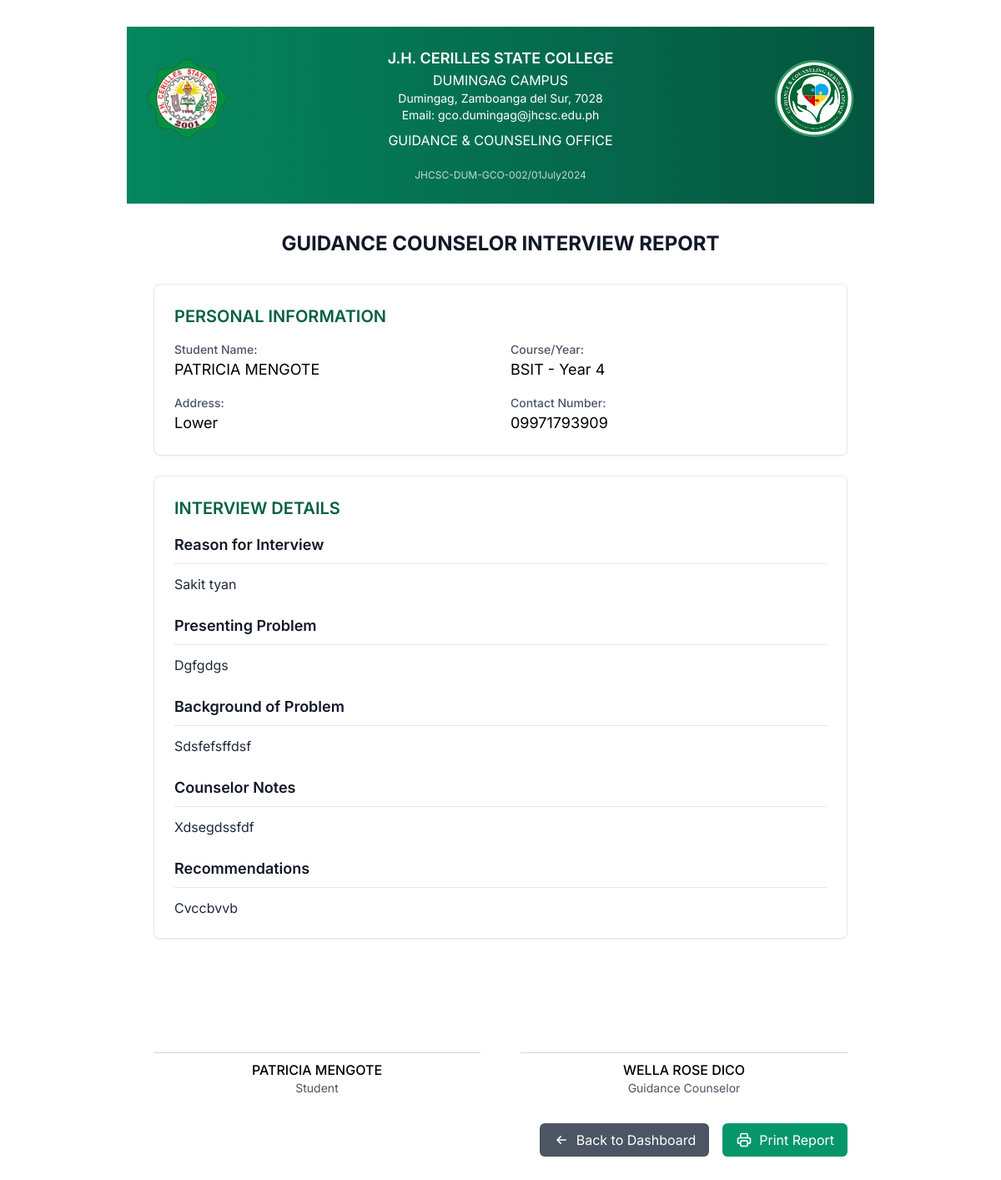
The page /counselor/interview/19/print/ (signed in) on the database its author committed.
### core/models.py (models this page shows, shortened)
class Interview(models.Model):
    session = models.OneToOneField(GuidanceSession, on_delete=models.CASCADE, related_name='interview')
    student = models.ForeignKey(Student, on_delete=models.CASCADE, related_name='interview_forms')
    counselor = models.ForeignKey(Counselor, on_delete=models.CASCADE, related_name='conducted_interviews')
    date = models.DateField(auto_now_add=True)
    address = models.CharField(max_length=255)
    contact_number = models.CharField(max_length=20)
    birth_date = models.DateField()
    birth_place = models.CharField(max_length=255)
    age = models.IntegerField()
    civil_status = models.CharField(max_length=50)
    religion = models.CharField(max_length=100)
    father_name = models.CharField(max_length=255, blank=True, null=True)
    father_occupation = models.CharField(max_length=255, blank=True, null=True)
    father_education = models.CharField(max_length=255, blank=True, null=True)
    mother_name = models.CharField(max_length=255, blank=True, null=True)
    mother_occupation = models.CharField(max_length=255, blank=True, null=True)
    mother_education = models.CharField(max_length=255, blank=True, null=True)
    parents_marital_status = models.CharField(max_length=100)
    elementary_school = models.CharField(max_length=255)
    elementary_year_graduated = models.CharField(max_length=50)
    high_school = models.CharField(max_length=255)
    high_school_year_graduated = models.CharField(max_length=50)
    college_school = models.CharField(max_length=255, blank=True, null=True)
    college_course = models.CharField(max_length=255, blank=True, null=True)
    reason_for_interview = models.TextField()
    presenting_problem = models.TextField()
    background_of_problem = models.TextField()
    counselor_notes = models.TextField(blank=True, null=True)
    recommendations = models.TextField(blank=True, null=True)
    follow_up_needed = models.BooleanField(default=False)
    class Meta:
        ordering = ['-date']

class Student(models.Model):
    GENDER_CHOICES = [
        ('M', 'Male'),
        ('F', 'Female'),
        ('O', 'Other')
    ]
    YEAR_LEVEL_CHOICES = [
        ('1', 'First Year'),
        ('2', 'Second Year'),
        ('3', 'Third Year'),
        ('4', 'Fourth Year')
    ]
    CIVIL_STATUS_CHOICES = [
        ('Single', 'Single'),
        ('Married', 'Married'),
        ('Divorced', 'Divorced'),
        ('Widowed', 'Widowed')
    ]
    PARENTS_MARITAL_STATUS_CHOICES = [
        ('Married', 'Married'),
        ('Separated', 'Separated'),
        ('Divorced', 'Divorced'),
        ('Widowed', 'Widowed')
    ]
    user = models.OneToOneField(User, on_delete=models.CASCADE, related_name='student_profile')
    course = models.CharField(max_length=100)
    year = models.CharField(max_length=1, choices=YEAR_LEVEL_CHOICES)
    gender = models.CharField(max_length=1, choices=GENDER_CHOICES)
    contact_number = models.CharField(max_length=15, blank=True, null=True)
    address = models.CharField(max_length=255, blank=True, null=True)
    birth_date = models.DateField(null=True, blank=True)
    birth_place = models.CharField(max_length=255, blank=True, null=True)
    civil_status = models.CharField(max_length=20, choices=CIVIL_STATUS_CHOICES, default='Single')
    religion = models.CharField(max_length=100, blank=True, null=True)
    father_name = models.CharField(max_length=255, blank=True, null=True)
    father_occupation = models.CharField(max_length=255, blank=True, null=True)
    father_education = models.CharField(max_length=255, blank=True, null=True)
    mother_name = models.CharField(max_length=255, blank=True, null=True)
    mother_occupation = models.CharField(max_length=255, blank=True, null=True)
    mother_education = models.CharField(max_length=255, blank=True, null=True)
    parents_marital_status = models.CharField(max_length=20, choices=PARENTS_MARITAL_STATUS_CHOICES, blank=True, null=True)
    elementary_school = models.CharField(max_length=255, blank=True, null=True)
    elementary_year_graduated = models.CharField(max_length=4, blank=True, null=True)
    high_school = models.CharField(max_length=255, blank=True, null=True)
    high_school_year_graduated = models.CharField(max_length=4, blank=True, null=True)
    reason_for_referral = models.TextField(blank=True, null=True)

class User(AbstractUser):
    ROLE_CHOICES = [
        ('admin', 'Admin'),
        ('counselor', 'Counselor'),
        ('student', 'Student'),
    ]
    APPROVAL_STATUS_CHOICES = [
        ('pending', 'Pending'),
        ('approved', 'Approved'),
        ('rejected', 'Rejected'),
    ]
    role = models.CharField(max_length=20, choices=ROLE_CHOICES, default='student')
    counselor = models.OneToOneField('Counselor', on_delete=models.CASCADE, null=True, blank=True, related_name='user_profile')
    profile_picture = models.ImageField(upload_to='profile_pictures/', blank=True, null=True)
    approval_status = models.CharField(
        max_length=10,
        choices=APPROVAL_STATUS_CHOICES,
        default='pending'
    )
    is_active = models.BooleanField(
        _('active'),
        default=True,
        help_text=_(
            'Designates whether this user should be treated as active. '
            'Unselect this instead of deleting accounts.'
        ),
    )
    groups = models.ManyToManyField(
        'auth.Group',
        verbose_name=_('groups'),
        blank=True,
        related_name='custom_user_set',
        related_query_name='custom_user'
    )
    user_permissions = models.ManyToManyField(
        'auth.Permission',
        verbose_name=_('user permissions'),
        blank=True,
        related_name='custom_user_set',
        related_query_name='custom_user'
    )

class Counselor(models.Model):
    user = models.OneToOneField(User, on_delete=models.CASCADE, related_name='counselor_profile')
    email = models.EmailField()

### core/views.py (the view)
# urls.py: path('counselor/interview/<int:interview_id>/print/', views.print_interview, name='print_interview'),
@login_required
@user_passes_test(is_counselor)
def print_interview(request, interview_id):
    interview = get_object_or_404(Interview, id=interview_id)
    if request.user.counselor_profile != interview.counselor:
        messages.error(request, "You don't have permission to access this interview.")
        return redirect('counselor_dashboard')
    return render(request, 'counselor/print_interview.html', {
        'interview': interview
    })

### core/templatetags/custom_filters.py (called while the page is built)
@register.filter(name='uppercase_fullname')
def uppercase_fullname(value):
    if value:
        return value.upper()
    return value

### core/views.py (called while the page is built)
def is_counselor(user):
    return user.is_authenticated and user.role == 'counselor'

### templates/counselor/print_interview.html (shortened to what this page needs)
{% extends 'base.html' %}
{% load static %}
{% load custom_filters %}
{% block content %}
    <div class="min-h-screen bg-white py-8 print:py-0">
        <div class="max-w-4xl mx-auto">
            <div class="bg-white">
                <div class="bg-gradient-to-r from-emerald-600 to-emerald-800 text-white p-6 relative overflow-hidden print:bg-emerald-700">
                    <div class="absolute inset-0 bg-black opacity-10 pattern-dots"></div>
                    <div class="relative">
                        <div class="flex items-center justify-between">
                            <div class="w-24">
                                <img src="{% static 'images/jhcsc_logo.png' %}" alt="JHCSC Logo" class="w-full">
                            </div>
                            <div class="text-center flex-1">
                                <h4 class="text-lg font-semibold">J.H. CERILLES STATE COLLEGE</h4>
                                <h5 class="text-md">DUMINGAG CAMPUS</h5>
                                <p class="text-sm">Dumingag, Zamboanga del Sur, 7028</p>
                                <p class="text-sm">Email: gco.dumingag@jhcsc.edu.ph</p>
                                <h5 class="text-md mt-2">GUIDANCE & COUNSELING OFFICE</h5>
                            </div>
                            <div class="w-24">
                                <img src="{% static 'images/counseling_logo.png' %}" alt="Guidance Logo" class="w-full">
                            </div>
                        </div>
                        <div class="text-center mt-4">
                            <span class="text-xs opacity-75">JHCSC-DUM-GCO-002/01July2024</span>
                        </div>
                    </div>
                </div>
                <div class="text-center my-8">
                    <h1 class="text-2xl font-bold text-gray-900">GUIDANCE COUNSELOR INTERVIEW REPORT</h1>
                </div>
                <div class="px-8 space-y-6">
                    <div class="bg-white rounded-lg shadow-sm border border-gray-200 p-6">
                        <h2 class="text-xl font-semibold text-emerald-800 mb-4">PERSONAL INFORMATION</h2>
                        <div class="grid grid-cols-2 gap-6">
                            <div>
                                <p class="text-sm font-medium text-gray-600">Student Name:</p>
                                <p class="text-lg">{{ interview.student.user.get_full_name|uppercase_fullname }}</p>
                            </div>
                            <div>
                                <p class="text-sm font-medium text-gray-600">Course/Year:</p>
                                <p class="text-lg">{{ interview.student.course|upper }} - Year {{ interview.student.year }}</p>
                            </div>
                        </div>
                        <div class="grid grid-cols-2 gap-6 mt-4">
                            <div>
                                <p class="text-sm font-medium text-gray-600">Address:</p>
                                <p class="text-lg">{{ interview.address|capfirst }}</p>
                            </div>
                            <div>
                                <p class="text-sm font-medium text-gray-600">Contact Number:</p>
                                <p class="text-lg">{{ interview.contact_number }}</p>
                            </div>
                        </div>
                    </div>
                    <div class="bg-white rounded-lg shadow-sm border border-gray-200 p-6">
                        <h2 class="text-xl font-semibold text-emerald-800 mb-4">INTERVIEW DETAILS</h2>
                        <div class="space-y-6">
                            <div>
                                <h3 class="text-lg font-semibold text-gray-900 border-b border-gray-200 pb-2">Reason for Interview</h3>
                                <p class="mt-3 text-gray-800 whitespace-pre-wrap">{{ interview.reason_for_interview|capfirst }}</p>
                            </div>
                            <div>
                                <h3 class="text-lg font-semibold text-gray-900 border-b border-gray-200 pb-2">Presenting Problem</h3>
                                <p class="mt-3 text-gray-800 whitespace-pre-wrap">{{ interview.presenting_problem|capfirst }}</p>
                            </div>
                            <div>
                                <h3 class="text-lg font-semibold text-gray-900 border-b border-gray-200 pb-2">Background of Problem</h3>
                                <p class="mt-3 text-gray-800 whitespace-pre-wrap">{{ interview.background_of_problem|capfirst }}</p>
                            </div>
                            <div>
                                <h3 class="text-lg font-semibold text-gray-900 border-b border-gray-200 pb-2">Counselor Notes</h3>
                                <p class="mt-3 text-gray-800 whitespace-pre-wrap">{{ interview.counselor_notes|capfirst }}</p>
                            </div>
                            <div>
                                <h3 class="text-lg font-semibold text-gray-900 border-b border-gray-200 pb-2">Recommendations</h3>
                                <p class="mt-3 text-gray-800 whitespace-pre-wrap">{{ interview.recommendations|capfirst }}</p>
                            </div>
                        </div>
                    </div>
                    <div class="grid grid-cols-2 gap-12 pt-12">
                        <div class="text-center">
                            <div class="border-t border-gray-300 mt-16 pt-2">
                                <p class="font-medium">{{ interview.student.user.get_full_name|uppercase_fullname }}</p>
                                <p class="text-sm text-gray-600">Student</p>
                            </div>
                        </div>
                        <div class="text-center">
                            <div class="border-t border-gray-300 mt-16 pt-2">
                                <p class="font-medium">{{ interview.counselor.user.get_full_name|uppercase_fullname }}</p>
                                <p class="text-sm text-gray-600">Guidance Counselor</p>
                            </div>
                        </div>
                    </div>
                </div>
                <div class="mt-8 flex justify-end gap-4 px-8 print:hidden">
                    <a href="{% url 'counselor_dashboard' %}" class="bg-gray-600 text-white px-4 py-2 rounded-md hover:bg-gray-700 flex items-center">
                        <svg xmlns="http://www.w3.org/2000/svg" class="h-5 w-5 mr-2" fill="none" viewBox="0 0 24 24" stroke="currentColor">
                            <path stroke-linecap="round" stroke-linejoin="round" stroke-width="2" d="M11 17l-5-5m0 0l5-5m-5 5h12" />
                        </svg>
                        Back to Dashboard
                    </a>
                    <button onclick="completeAndPrint()" class="bg-emerald-600 text-white px-4 py-2 rounded-md hover:bg-emerald-700 flex items-center">
                        Print Report
                    </button>
                </div>
            </div>
        </div>
    </div>
{% endblock %}

### static/css/loading-styles.css (style rules this page uses)
body { font-family: 'Inter', sans-serif; margin: 0; padding: 0; background-color: #f9fafb; }

### templates/base.html (style rules this page uses)
body { font-family: 'Inter', sans-serif; }

### rows shown on the page
Interview: student.user.get_full_name "PATRICIA MENGOTE", student.course "BSIT", student.year "4", address "Lower", contact_number "09971793909", reason_for_interview "Sakit tyan", presenting_problem "Dgfgdgs", background_of_problem "Sdsfefsffdsf", counselor_notes "Xdsegdssfdf", recommendations "Cvccbvvb", counselor.user.get_full_name "WELLA ROSE DICO"
